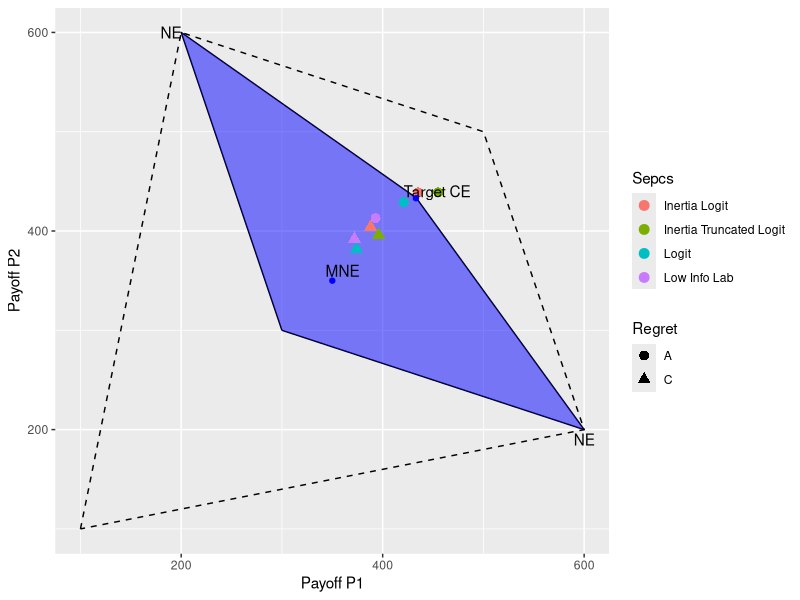

Generate this figure with R: (Note: this script raises an error after producing the figure.)
# load packages
rm(list = ls())
library(here)
library(ggplot2)
library(dplyr)

# read joint density data
d_ch<-read.csv(here("Data/sim_joint_ch.csv"), header=T, stringsAsFactors = FALSE)
d_mv<-read.csv(here("Data/sim_joint_mv.csv"), header=T, stringsAsFactors = FALSE)

# add payoff information
d_ch = d_ch %>% mutate(
  p1_payoff = 100*s11 + 600*s12 + 200*s21 + 500*s22,
  p2_payoff = 100*s11 + 200*s12 + 600*s21 + 500*s22)

d_mv = d_mv %>% mutate(
  p1_payoff = 100*s12 + 200*s13 + 200*s21 + 100*s23 + 100*s31 + 200*s32,
  p2_payoff = 200*s12 + 100*s13 + 100*s21 + 200*s23 + 200*s31 + 100*s32)

## draw figure
# set up CH parameters
ne_pure1<-c(2,6)
ne_pure2<-c(6,2)
best_ce<-c(13/3,13/3)
worst_ce<-c(3,3)

puntos_bm<-as.data.frame(rbind(worst_ce,ne_pure1,best_ce,ne_pure2,worst_ce)*100)
puntos_bm_matrix<-as.data.frame(rbind(c(1,1),ne_pure1,c(5,5),ne_pure2,c(1,1))*100)

x<-c(2,3,13/3,6)
y<-c(12-3*x[1:2],4-(1/3)*x[3:4])
y_u<-c(5/7*2+6-5/7*x[1:2],7/5*13/3+13/3-7/5*x[3:4])

puntos_shade<-as.data.frame(cbind(x,y,y_u)*100)
names(puntos_shade)<-c("V1","V2","V3")

# set up MV parameters
ne_mv<-c(1,1)
ce_mv_s<-c(3/2,3/2)
ce_mv_1<-c(5/3,4/3)

puntos_mv<-as.data.frame(rbind(ne_mv,rev(ce_mv_1),ce_mv_1,ne_mv)*100)
puntos_mv_matrix<-as.data.frame(rbind(c(0,0),c(1,2),c(2,1),c(0,0))*100)

x_mv<-c(1,1.33,1.6667)
y_mv<-1/2*x_mv+1/2
y_u_mv<-c(2*x_mv-1)
y_u_mv_2<-3-x_mv+0.0005

puntos_shade_mv<-as.data.frame(cbind(x_mv,y_mv,y_u_mv,y_u_mv_2)*100)
names(puntos_shade_mv)<-c("V1","V2","V3","V4")

# CH figure
ggplot(data=puntos_bm_matrix,aes(x=V1,y=V2)) + geom_path(linetype = "dashed") +
  geom_path(data=puntos_bm,aes(x=V1,y=V2)) +
  geom_ribbon(data=subset(puntos_shade, 200 <= V1 & V1 <= 600), 
              aes(ymin=V2,ymax=V3), fill="blue", alpha=0.5) +
  geom_point(data=d_ch, aes(x=p1_payoff, y=p2_payoff, shape=Regret, color=Sepcs), size=3) +
  scale_x_continuous(name='Payoff P1', waiver(), limits=c(100,600)) +
  scale_y_continuous(name='Payoff P2', waiver(), limits=c(100,600)) +
  annotate(geom="text", x=190, y=600, label="NE") +
  annotate(geom="text", x=600, y=190, label="NE") +
  annotate(geom="text", x=360, y=360, label="MNE") +
  annotate("point", x = 350, y = 350, colour = "blue") +
  annotate(geom="text", x=454, y=440, label="Target CE") +
  annotate("point", x = 433, y = 433, colour = "blue") 
ggsave(here("Figures", 'sims_CH.png'))

# MV figure
ggplot(data=puntos_mv_matrix,aes(x=V1,y=V2)) + geom_path(linetype = "dashed") +
  geom_path(data=puntos_mv,aes(x=V1,y=V2)) +
  geom_ribbon(data=subset(puntos_shade_mv, 100 <= V1 & V1 <= 134), 
              aes(ymin=V2,ymax=V3), fill="blue", alpha=0.5) +
  geom_ribbon(data=subset(puntos_shade_mv, 130.00 <= V1 & V1 <= 167), 
              aes(ymin=V2,ymax=V4), fill="blue", alpha=0.5) +
  geom_point(data=d_mv, aes(x=p1_payoff, y=p2_payoff, shape=Regret, color=Sepcs), size=3) +
  scale_x_continuous(name='Payoff P1', waiver(), limits=c(0,200)) +
  scale_y_continuous(name='Payoff P2', waiver(), limits=c(0,200)) +
  annotate(geom="text", x=100, y=95, label="MNE") +
  annotate("point", x = 100, y = 100, colour = "blue") +
  annotate(geom="text", x=160, y=155, label="Target CE") +
  annotate("point", x = 150, y = 150, colour = "blue",shape=10) 
ggsave(here("Figures", 'sims_MV.png'))
 

